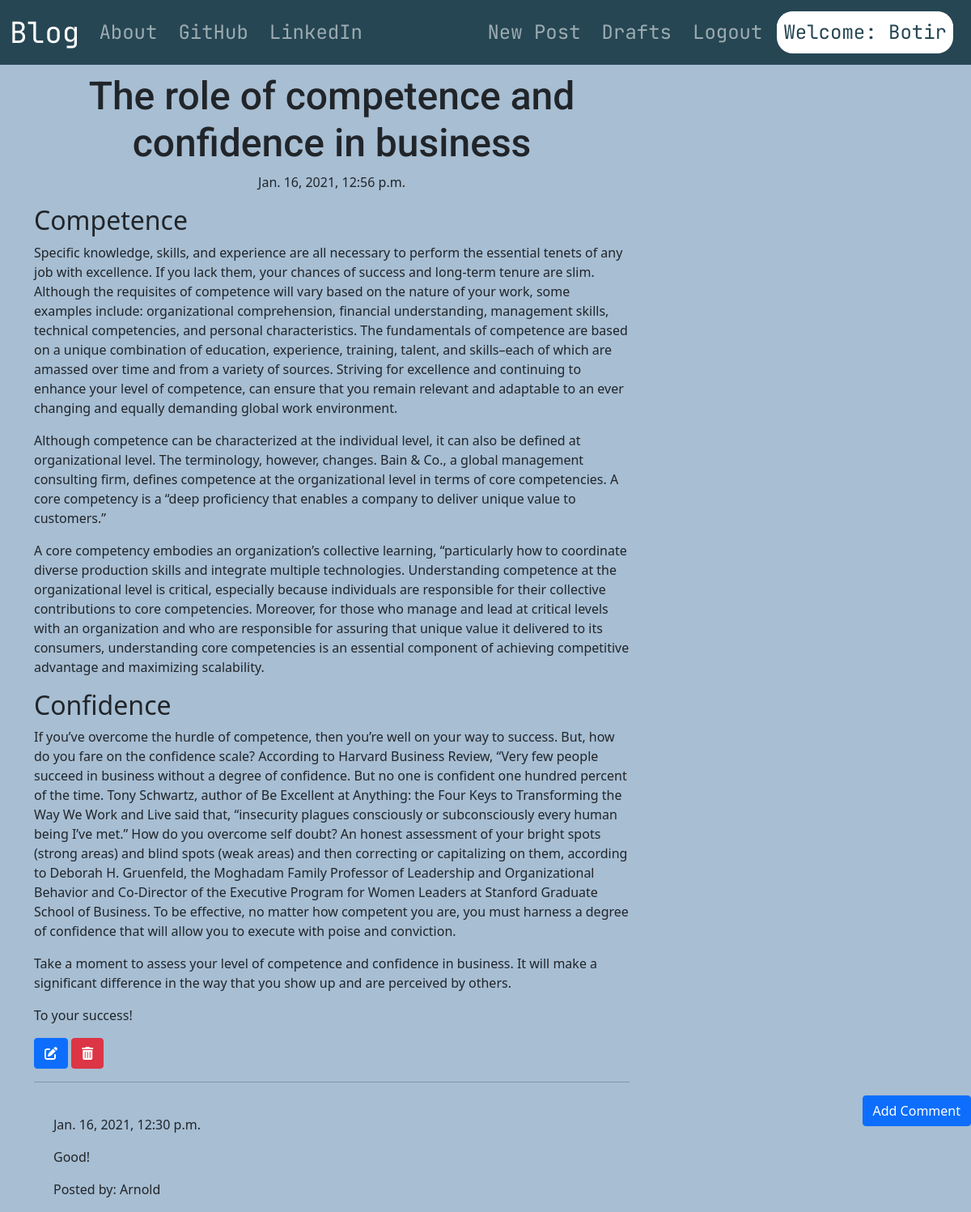
/post/14/ (signed in), run on the app's committed database.
### blog/models.py (models this page shows, shortened)
class Post(models.Model):
    author = models.ForeignKey('auth.User', on_delete=models.CASCADE)
    title = models.CharField(max_length=200)
    text = models.TextField()
    created_date = models.DateTimeField(default=timezone.now)
    published_date = models.DateTimeField(blank=True, null=True)

class Comment(models.Model):
    post = models.ForeignKey('blog.Post', related_name='comments',  on_delete=models.CASCADE)
    author = models.CharField(max_length=200)
    text = models.TextField()
    created_date = models.DateTimeField(default=timezone.now())
    approved_comment = models.BooleanField(default=False)

### blog/views.py (the view)
class PostDetailView(DetailView):
    model = Post

### blog/templates/blog/post_detail.html (shortened to what this page needs)
{% extends "blog/base.html" %}
{% block content %}
  <h1 class="posttitle">{{ post.title }}</h1>
  {% if post.published_date %}
  <div class="date postdate">
    {{ post.published_date }}
  </div>
  {% else %}
  <a class="btn btn-secondary" href="{% url 'post_publish' pk=post.pk %}">Publish</a>
  {% endif %}
  <p class="postcontent">{{ post.text|safe|linebreaks }}</p>
  {% if user.is_authenticated %}
    <a class='btn btn-primary' href="{% url 'update_post' pk=post.pk %}">
      <i class="fas fa-edit"></i></a>
    <a class='btn btn-danger' href="{% url 'delete_post' pk=post.pk %}">
      <i class="fas fa-trash-alt"></i></a>
  {% endif %}
  <hr>
  <a class="btn btn-primary btn-comment" href="{% url 'add_comment_to_post' pk=post.pk %}">Add Comment</a>
  <div class="container">
    {% for comment in post.comments.all %}
    <br>
      {% if user.is_authenticated or comment.approved_comment %}
        {{ comment.created_date }}
        <p>{{ comment.text|safe|linebreaksbr }}</p>
        <p>Posted by: {{ comment.author }}</p>
      {% endif %}
      {% empty %}
    <p>No Comments</p>
    {% endfor %}
  </div>
{% endblock %}

### blog/templates/blog/base.html (shortened to what this page needs)
<!DOCTYPE html>
{% load static %}
<html lang="en" dir="ltr">
  <head>
    <link href="https://cdn.jsdelivr.net/npm/bootstrap@5.0.0-beta1/dist/css/bootstrap.min.css" rel="stylesheet">
    <link rel="stylesheet" href="//cdn.jsdelivr.net/npm/medium-editor@latest/dist/css/medium-editor.min.css" type="text/css" media="screen" charset="utf-8">
    <link rel="stylesheet" href="{% static 'css/blog.css' %}">
    <link href="{% static 'fontawesome_free/css/fontawesome.css' %}" rel="stylesheet" type="text/css">
    <link href="{% static 'fontawesome_free/css/brands.css' %}" rel="stylesheet" type="text/css">
    <link href="{% static 'fontawesome_free/css/solid.css' %}" rel="stylesheet" type="text/css">
  </head>
  <body>
    <nav class="navbar navbar-expand-lg fontfam navbar-dark " id='nav-custom'>
      <div class="container-fluid">
        <a class="navbar-brand bigbrand" href="{% url 'post_list' %}">Blog</a>
        <div class="collapse navbar-collapse" id="navbarNav">
          <ul class="navbar-nav">
            <li class="nav-item" id="nav-item">
              <a class="nav-link" href="{% url 'about' %}">About</a>
            </li>
            <li class="nav-item" id="nav-item">
              <a class="nav-link" href="https://github.com/botir-01">GitHub</a>
            </li>
            <li class="nav-item">
              <a class="nav-link" href="https://www.linkedin.com/in/botir-tursunov-a33341201">LinkedIn</a>
            </li>
          </ul>
          <ul class="navbar-nav ms-auto">
            {% if user.is_authenticated %}
            <li class="nav-item" id="nav-item">
              <a class="nav-link" href="{% url 'create_post' %}">New Post</a>
            </li>
            <li class="nav-item" id="nav-item">
              <a class="nav-link" href="{% url 'draft_list' %}">Drafts</a>
            </li>
            <li class="nav-item" id="nav-item">
              <a class="nav-link" href="{% url 'logout' %}">Logout</a>
            </li>
            <li class="nav-item" id="nav-item__welcome">
              <a id='color'>Welcome: {{ user.username }}</a>
            </li>
            {% else %}
            <li class="nav-item  id="nav-item"ms-auto">
              <a class="nav-link" href="{% url 'login' %}">
                <i class="fas fa-user-circle"></i></a>
            </li>
            {% endif %}
          </ul>
        </div>
      </div>
    </nav>
    <div class="content container">
      <div class="row">
        <div class="col-md-8">
          <div class="blog_posts">
            {% block content %}
            {% endblock %}
          </div>
        </div>
      </div>
    </div>
  </body>
</html>

### blog/static/css/blog.css (style rules this page uses)
* { margin: 0; padding: 0; box-sizing: border-box; }
body { background-color: #a7bed3; }
.fontfam { font-family: 'JetBrains Mono', monospace; font-size: 1.5em; margin-bottom: 10px; }
#color { padding-top: 8px; box-sizing: border-box; font-weight: 400; line-height: 1.5; padding-right: .5rem; padding-left: .5rem; display: block; background: #ffffff; border-radius: 20px; color: #264653; }
.bigbrand { font-size: 1.5em; }
.postdate { text-align: center; }
.posttitle { font-family: 'Roboto', sans-serif; font-size: 3em; text-align: center; }
.postcontent { font-family: 'Roboto', sans-serif; font-size: 1.5em; }
.btn-comment { position: absolute; right: 0px; }
:root { --yellow: #feb60a; --red: #ff0062; --blue: #00dbf9; --violet: #da00f7; }
.nav-item { margin-right: 10px; }
#nav-item__welcome { background: #ffffff; border-radius: 20px; }
#nav-custom { background-color: #264653; }

### data on the page
Post: title "The role of competence and confidence in business", published_date "Jan. 16, 2021, 12:56 p.m.", text "Competence Specific knowledge, skills, and experience are all necessary to perform the essential tenets of any job with excellence. If you lack them, your chances of success and long-term tenure are slim. Although the requisites of competence will vary based on the nature of your work, some examples include: organizational comprehension, financial understanding, management skills, technical competencies, and personal characteristics. The fundamentals of competence are based on a unique combination of education, experience, training, talent, and skills–each of which are amassed over time and from a variety of sources. Striving for excellence and continuing to enhance your level of…"
Comment: created_date "Jan. 16, 2021, 12:30 p.m.", text "Good!", author "Arnold"

### other printed values
{{ user.username }} "Botir"
